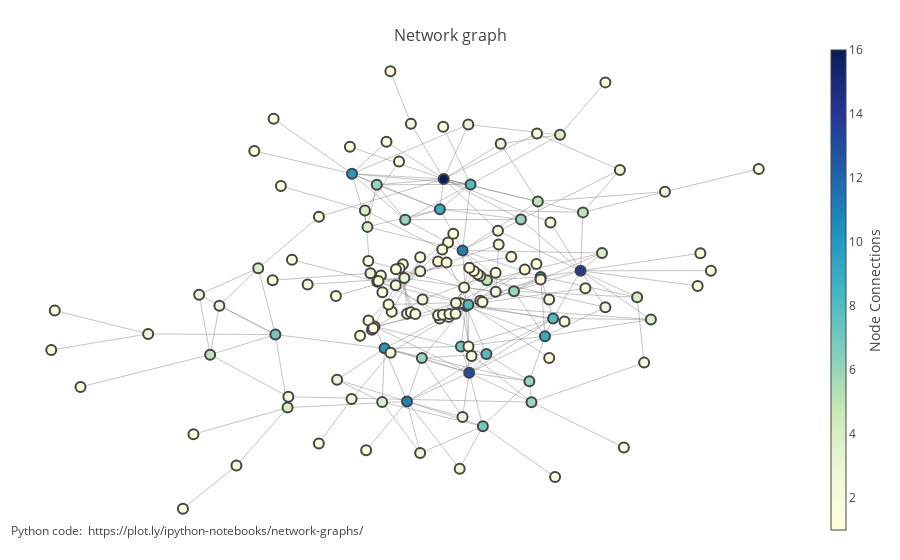

The code cell stored with this chart in its notebook:
### Code cell
import plotly.plotly as py
import plotly.graph_objs as go
from plotly.offline import download_plotlyjs, init_notebook_mode, plot, iplot

init_notebook_mode(connected=True)

import networkx as nx

nx_data=rules[rules.lift>=3]
GA=nx.from_pandas_edgelist(nx_data,source='antecedents',target='consequents',edge_attr='lift')
pos=nx.kamada_kawai_layout(GA,weight='lift')
# pos = nx.nx_agraph.graphviz_layout(GA)
# pos = nx.nx_agraph.graphviz_layout(GA, prog='dot')

edge_trace = go.Scatter(
    x=[],
    y=[],
    line=dict(width=0.5,color='#888'),
    hoverinfo='none',
    mode='lines')

for edge in GA.edges():
    x0, y0 = pos[edge[0]]
    x1, y1 = pos[edge[1]]
    edge_trace['x'] += tuple([x0, x1, None])
    edge_trace['y'] += tuple([y0, y1, None])

node_trace = go.Scatter(
    x=[],
    y=[],
    text=[],
    mode='markers',
    hoverinfo='text',
    marker=dict(
        showscale=True,
        colorscale='YlGnBu',
        reversescale=True,
        color=[],
        size=10,
        colorbar=dict(
            thickness=15,
            title='Node Connections',
            xanchor='left',
            titleside='right'
        ),
        line=dict(width=2)))

for node in GA.nodes():
    x, y = pos[node]
    node_trace['x'] += tuple([x])
    node_trace['y'] += tuple([y])

for node,adjacencies in enumerate(GA.adjacency()):
    node_trace['marker']['color']+=tuple([len(adjacencies[1])])
    node_info = str(adjacencies[0])+' - # of connections: '+str(len(adjacencies[1]))
    node_trace['text']+=tuple([node_info])

fig = go.Figure(data=[edge_trace, node_trace],
             layout=go.Layout(
                title='<br>Network graph',
                titlefont=dict(size=16),
                showlegend=False,
                hovermode='closest',
                margin=dict(b=20,l=5,r=5,t=40),
                annotations=[ dict(
                    text="Python code: <a href='https://plot.ly/ipython-notebooks/network-graphs/'> https://plot.ly/ipython-notebooks/network-graphs/</a>",
                    showarrow=False,
                    xref="paper", yref="paper",
                    x=0.005, y=-0.002 ) ],
                xaxis=dict(showgrid=False, zeroline=False, showticklabels=False),
                yaxis=dict(showgrid=False, zeroline=False, showticklabels=False)))

iplot(fig, filename='networkx')

### Figure 1 — Plotly figure (JSON) as saved in the notebook; plotly's stock layout.template omitted (floating-point values rounded to 4 significant figures; data arrays with more than 128 entries replaced by an {"elided": "..."} marker saying what was removed)
{"data": [{"hoverinfo": "none", "line": {"color": "#888", "width": 0.5}, "mode": "lines", "type": "scatter", "uid": "69a07c8e-bf64-4dce-b169-4fb7d0729984", "x": {"elided": "651 float values"}, "y": {"elided": "651 float values"}}, {"hoverinfo": "text", "marker": {"color": {"elided": "143 int values"}, "colorbar": {"thickness": 15, "title": {"side": "right", "text": "Node Connections"}, "xanchor": "left"}, "colorscale": "YlGnBu", "line": {"width": 2}, "reversescale": true, "showscale": true, "size": 10}, "mode": "markers", "text": {"elided": "143 str values"}, "type": "scatter", "uid": "e084deff-662c-4ed0-b3bd-e9ad7f5abc80", "x": {"elided": "143 float values"}, "y": {"elided": "143 float values"}}], "layout": {"annotations": [{"showarrow": false, "text": "Python code: <a href='https://plot.ly/ipython-notebooks/network-graphs/'> https://plot.ly/ipython-notebooks/network-graphs/</a>", "x": 0.005, "xref": "paper", "y": -0.002, "yref": "paper"}], "hovermode": "closest", "margin": {"b": 20, "l": 5, "r": 5, "t": 40}, "showlegend": false, "title": {"font": {"size": 16}, "text": "<br>Network graph"}, "xaxis": {"showgrid": false, "showticklabels": false, "zeroline": false}, "yaxis": {"showgrid": false, "showticklabels": false, "zeroline": false}}}
